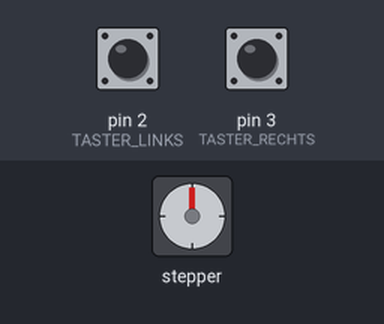
The sketch below on a simulated Arduino Uno, built with avr-gcc and run on an emulated ATmega328P. Parts: stepper motor. The test bench sets the inputs (shaded band); at power-on: pin 2 (TASTER_LINKS) LOW, pin 3 (TASTER_RECHTS) LOW. Stepper angles assume 2048 steps per turn.

Above: at 1.2 s.
1.3 s: pin 2 (TASTER_LINKS) pulled HIGH for 1 s
At 3.6 s:
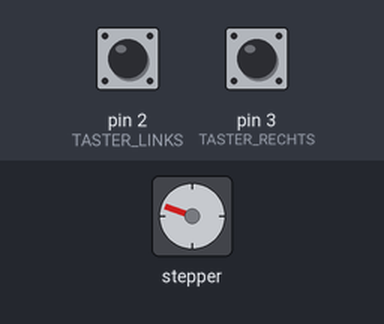
3.9 s: pin 3 (TASTER_RECHTS) pulled HIGH for 3.2 s
At 7.5 s:
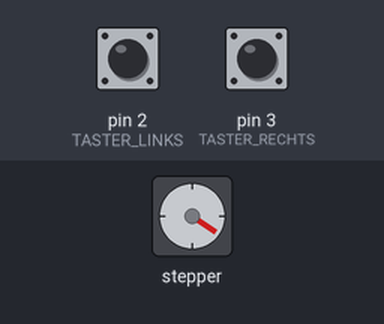
8.6 s: pin 3 (TASTER_RECHTS) pulled HIGH for 0.15 s
At 9.3 s:
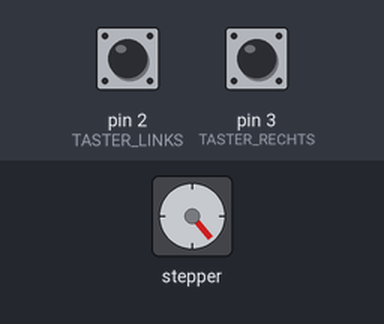
10.3 s: pin 3 (TASTER_RECHTS) pulled HIGH for 1 s
At 12.5 s:
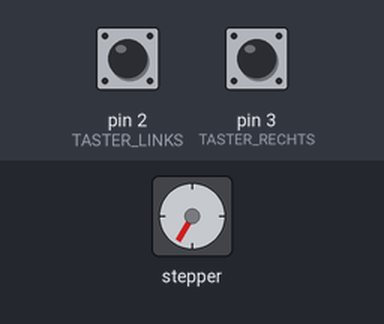
12.9 s: pin 3 (TASTER_RECHTS) pulled HIGH for 0.15 s
At 13.7 s:
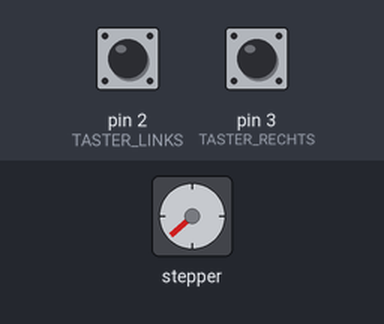
14.6 s: pin 3 (TASTER_RECHTS) pulled HIGH for 0.15 s
At 16.2 s:
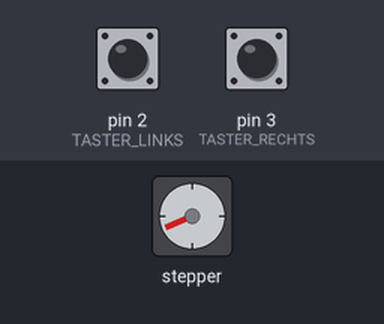
Timing chart, 0 to 17.3 s (numbered marks = the images above; inputs shaded):
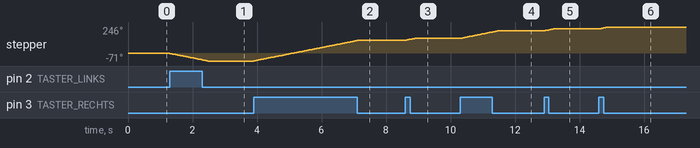

The sketch:

stepper_taster.ino
```cpp
/*
 * Projekt 19: Stepper-Motor mit Tastern steuern
 * Zwei Taster drehen Schrittmotor links oder rechts.
 *
 * Schaltung:
 * - Stepper an Pins 8-11 (über Treiber wie ULN2003)
 * - Taster Links an Pin 2, Rechts an Pin 3
 */

#include <Stepper.h>

const int SCHRITTE_PRO_UMDREHUNG = 2048;
Stepper meinStepper(SCHRITTE_PRO_UMDREHUNG, 8, 10, 9, 11);

const int TASTER_LINKS = 2;
const int TASTER_RECHTS = 3;
const int SCHRITTWEITE = 100;

void setup() {
  meinStepper.setSpeed(10);  // U/min
  pinMode(TASTER_LINKS, INPUT);
  pinMode(TASTER_RECHTS, INPUT);
}

void loop() {
  if (digitalRead(TASTER_LINKS) == HIGH) {
    meinStepper.step(-SCHRITTWEITE);
  }

  if (digitalRead(TASTER_RECHTS) == HIGH) {
    meinStepper.step(SCHRITTWEITE);
  }
}
```

Measured:
- after the input at 1.3 s, stepper: turns 71° counter-clockwise in 1.2 s, starting at once
- after the input at 3.9 s, stepper: turns 194° clockwise in 3.2 s, starting at once
- after the input at 8.6 s, stepper: turns 17° clockwise in 0.28 s, starting at once
- after the input at 10.3 s, stepper: turns 70° clockwise in 1.2 s, starting at once
- after the input at 12.9 s, stepper: turns 18° clockwise in 0.28 s, starting at once
- after the input at 14.6 s, stepper: turns 18° clockwise in 0.28 s, starting at once
